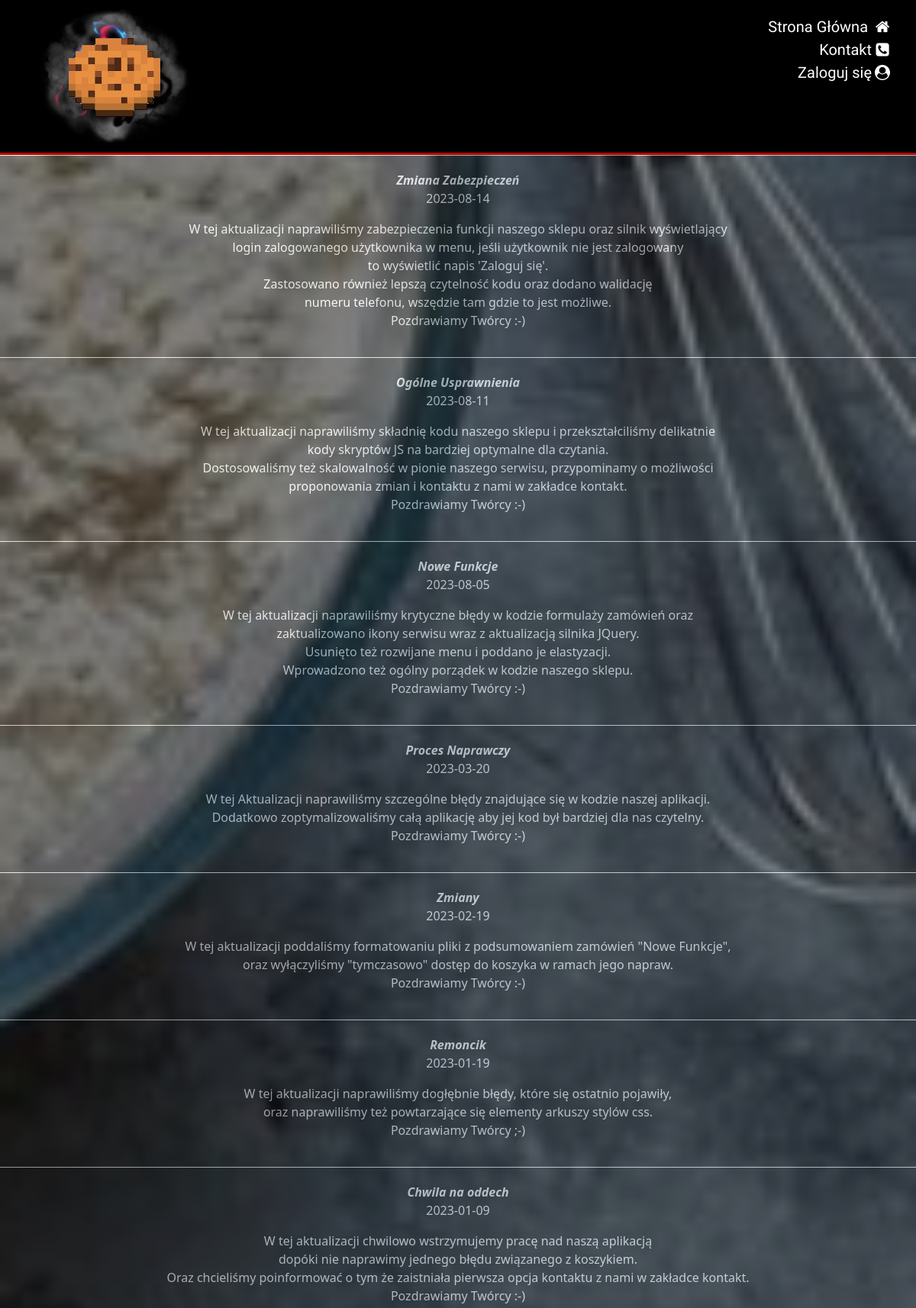
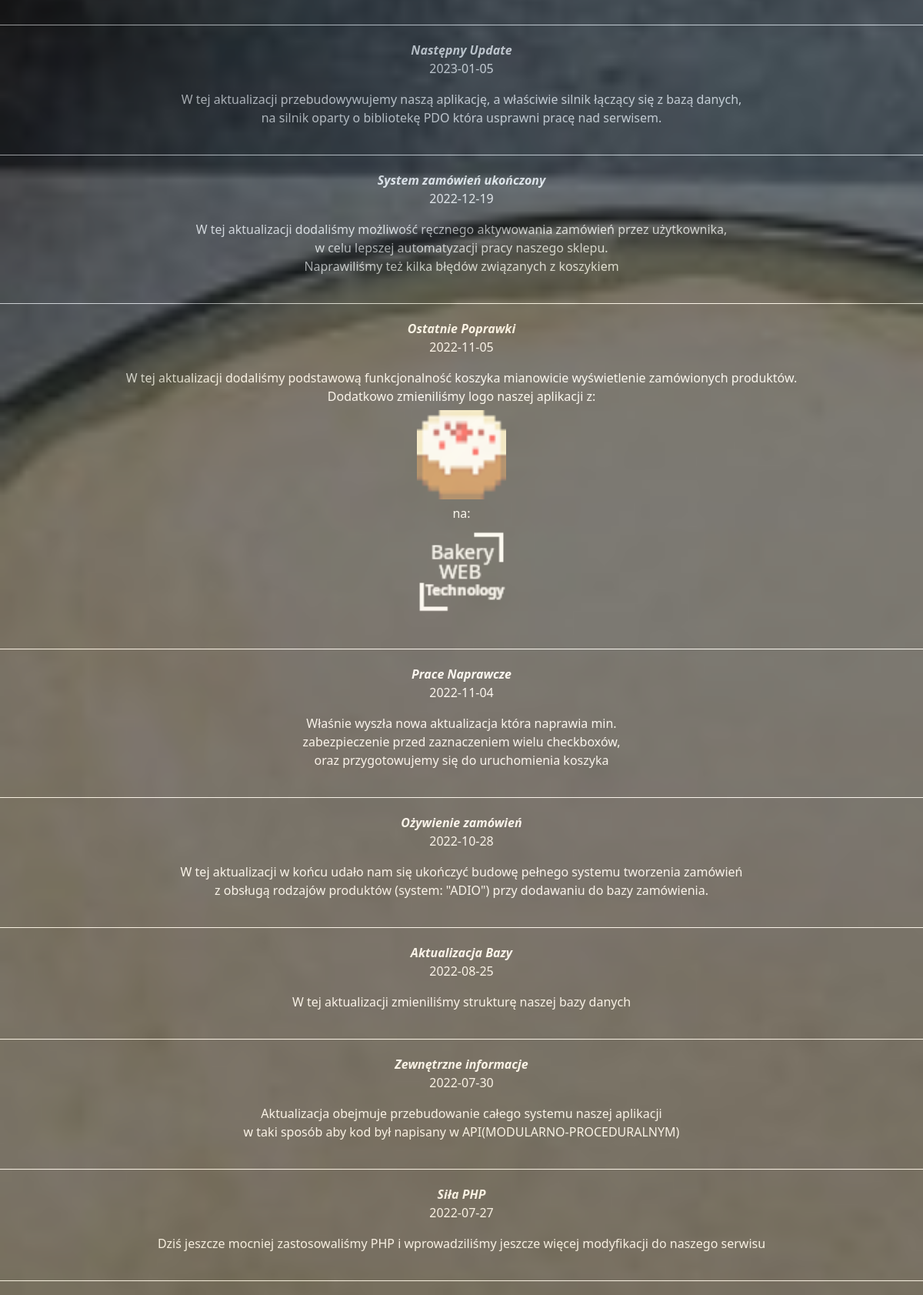
Screenshot of /aktuals.php (upper part) with the database file from the repository (2 pictures, top to bottom).
### tables this page shows
CREATE TABLE `aktualizacje` (
  `id` int(11) NOT NULL,
  `Nazwa` text NOT NULL,
  `Data` date DEFAULT NULL,
  `Opis` text NOT NULL
);

### aktuals.php (the view, shortened to what this page needs)
<?php
require_once('PDO.php');
$query = $db->prepare("SELECT * FROM aktualizacje ORDER BY id DESC");
$query->execute();
$log = @$_SESSION['profile'];
if (isset($log)) {
  $nick = $log;
} else {
  $nick = 'Zaloguj się';
}
?>
<!DOCTYPE html>
<html lang="pl-PL">
<head>
    <link rel="stylesheet" href="css/bootstrap.min.css" type="text/css" />
    <link rel="stylesheet" href="css1/fontello.css" type="text/css" />
    <link rel="stylesheet" href="style.css" type="text/css" />
</head>
<body>
    <div class="up">
        <div id="logo" onclick="showTimerWithDate()">
            <div id="a">
                <img src="img/logo1.png" title="Logo" alt="Logo" />
            </div>
        </div>
        <ul>
                    <li>
                        <a href="http://localhost/Wypiekarnia/">Strona Główna
                            <i class="icon-home"></i>
                        </a>
                    </li>
                    <li>
                        <a href="http://localhost/Wypiekarnia/kontakt.php">Kontakt<i class="icon-phone-squared"></i></a>
                    </li>
                    <li>
                        <a href="http://localhost/Wypiekarnia/konto.php"><?php echo $nick; ?><i class='icon-user-circle'></i></a>
                    </li>
                </ul>
    </div>
    <div class="main">
        <div id="c">
            <?php
            while ($row = $query->fetch()) {
            ?>
                <div id="front-zwrot">
                    <b><i><?php echo $row['Nazwa'] ?></i></b>
                    <p><?php echo $row['Data'] ?></p>
                    <p id="#"><?php echo $row['Opis'] ?></p>
                </div>
            <?php
            }
            ?>
        </div>
    </div>
</body>
</html>

### style.css (style rules this page uses)
body { background-color: #000; margin: 0; padding: 0; width: 100%; background-image: url("img/tło.png"); background-attachment: fixed; background-position: center; background-repeat: no-repeat; background-size: cover; }
.up { border-bottom: 3px solid #b70000; background-color: #000; margin: 0; padding: 0; width: 100%; color: #fff; font-family: "Gloria Hallelujah", cursive; display: flex; justify-content: space-between; padding-left: 50px; padding-right: 30px; }
#logo { margin: 0; width: 200px; padding: 0; float: left; }
.up > ul { list-style-type: none; padding-top: 20px !important; padding: 0; margin: 0; font-size: 20px; }
.up > ul > li { font-family: "Special Elite", cursive; text-align: right; }
.up > ul > li > a { text-decoration: none; color: #fff; }
#a { margin: 0; }
.main { padding: 0; text-align: center; height: 100vh; width: 100%; }
.main img { border-radius: 50px; width: 80vw; height: 80vw; border: #000 6px solid; }

### aktuals.php (style rules this page uses)
#front-zwrot { width: auto; height: auto; background-color: #000; opacity: 0.5; color: #fff; padding: 20px; margin-left: auto; margin-right: auto; margin: 0; text-shadow: #000; border-top: #fff solid 1px; }
#front-zwrot>b { display: inline-block; background-color: #000; color: #fff; }
#c { overflow-y: scroll; height: 100vh; }
#front-zwrot>p { display: inline-block; color: #fff; width: 100%; }
#k { border-radius: 0; width: 128px; height: 128px; }

### rows the page displays
aktualizacje: Nazwa "Zmiana Zabezpieczeń", Data "2023-08-14", Opis "W tej aktualizacji naprawiliśmy zabezpieczenia funkcji naszego sklepu oraz silnik wyświetlający login zalogowanego użytkownika w menu, jeśli użytkownik nie jest zalogowany to wyświetlić napis 'Zaloguj się'. Zastosowano również lepszą czytelność kodu oraz dodano walidację numeru telefonu, wszędzie tam gdzie to jest możliwe. Pozdrawiamy Twórcy :-)"
aktualizacje: Nazwa "Ogólne Usprawnienia", Data "2023-08-11", Opis "W tej aktualizacji naprawiliśmy składnię kodu naszego sklepu i przekształciliśmy delikatnie kody skryptów JS na bardziej optymalne dla czytania. Dostosowaliśmy też skalowalność w pionie naszego serwisu, przypominamy o możliwości proponowania zmian i kontaktu z nami w zakładce kontakt. Pozdrawiamy Twórcy :-)"
aktualizacje: Nazwa "Nowe Funkcje", Data "2023-08-05", Opis "W tej aktualizacji naprawiliśmy krytyczne błędy w kodzie formulaży zamówień oraz zaktualizowano ikony serwisu wraz z aktualizacją silnika JQuery. Usunięto też rozwijane menu i poddano je elastyzacji. Wprowadzono też ogólny porządek w kodzie naszego sklepu. Pozdrawiamy Twórcy :-)"
aktualizacje: Nazwa "Proces Naprawczy", Data "2023-03-20", Opis "W tej Aktualizacji naprawiliśmy szczególne błędy znajdujące się w kodzie naszej aplikacji. Dodatkowo zoptymalizowaliśmy całą aplikację aby jej kod był bardziej dla nas czytelny. Pozdrawiamy Twórcy :-)"
aktualizacje: Nazwa "Zmiany", Data "2023-02-19", Opis "W tej aktualizacji poddaliśmy formatowaniu pliki z podsumowaniem zamówień \"Nowe Funkcje\", oraz wyłączyliśmy \"tymczasowo\" dostęp do koszyka w ramach jego napraw. Pozdrawiamy Twórcy :-)"
aktualizacje: Nazwa "Remoncik", Data "2023-01-19", Opis "W tej aktualizacji naprawiliśmy dogłębnie błędy, które się ostatnio pojawiły, oraz naprawiliśmy też powtarzające się elementy arkuszy stylów css. Pozdrawiamy Twórcy ;-)"
aktualizacje: Nazwa "Chwila na oddech", Data "2023-01-09", Opis "W tej aktualizacji chwilowo wstrzymujemy pracę nad naszą aplikacją dopóki nie naprawimy jednego błędu związanego z koszykiem. Oraz chcieliśmy poinformować o tym że zaistniała pierwsza opcja kontaktu z nami w zakładce kontakt. Pozdrawiamy Twórcy :-)"
aktualizacje: Nazwa "Następny Update", Data "2023-01-05", Opis "W tej aktualizacji przebudowywujemy naszą aplikację, a właściwie silnik łączący się z bazą danych, na silnik oparty o bibliotekę PDO która usprawni pracę nad serwisem."
aktualizacje: Nazwa "System zamówień ukończony", Data "2022-12-19", Opis "W tej aktualizacji dodaliśmy możliwość ręcznego aktywowania zamówień przez użytkownika, w celu lepszej automatyzacji pracy naszego sklepu. Naprawiliśmy też kilka błędów związanych z koszykiem"
aktualizacje: Nazwa "Ostatnie Poprawki", Data "2022-11-05", Opis "W tej aktualizacji dodaliśmy podstawową funkcjonalność koszyka mianowicie wyświetlenie zamówionych produktów. Dodatkowo zmieniliśmy logo naszej aplikacji z: na:", Opis (picture)
aktualizacje: Nazwa "Prace Naprawcze", Data "2022-11-04", Opis "Właśnie wyszła nowa aktualizacja która naprawia min. zabezpieczenie przed zaznaczeniem wielu checkboxów, oraz przygotowujemy się do uruchomienia koszyka"
aktualizacje: Nazwa "Ożywienie zamówień", Data "2022-10-28", Opis "W tej aktualizacji w końcu udało nam się ukończyć budowę pełnego systemu tworzenia zamówień z obsługą rodzajów produktów (system: \"ADIO\") przy dodawaniu do bazy zamówienia."
aktualizacje: Nazwa "Aktualizacja Bazy", Data "2022-08-25", Opis "W tej aktualizacji zmieniliśmy strukturę naszej bazy danych"
aktualizacje: Nazwa "Zewnętrzne informacje", Data "2022-07-30", Opis "Aktualizacja obejmuje przebudowanie całego systemu naszej aplikacji w taki sposób aby kod był napisany w API(MODULARNO-PROCEDURALNYM)"
aktualizacje: Nazwa "Siła PHP", Data "2022-07-27", Opis "Dziś jeszcze mocniej zastosowaliśmy PHP i wprowadziliśmy jeszcze więcej modyfikacji do naszego serwisu"

### other values shown
$nick "Zaloguj się"
